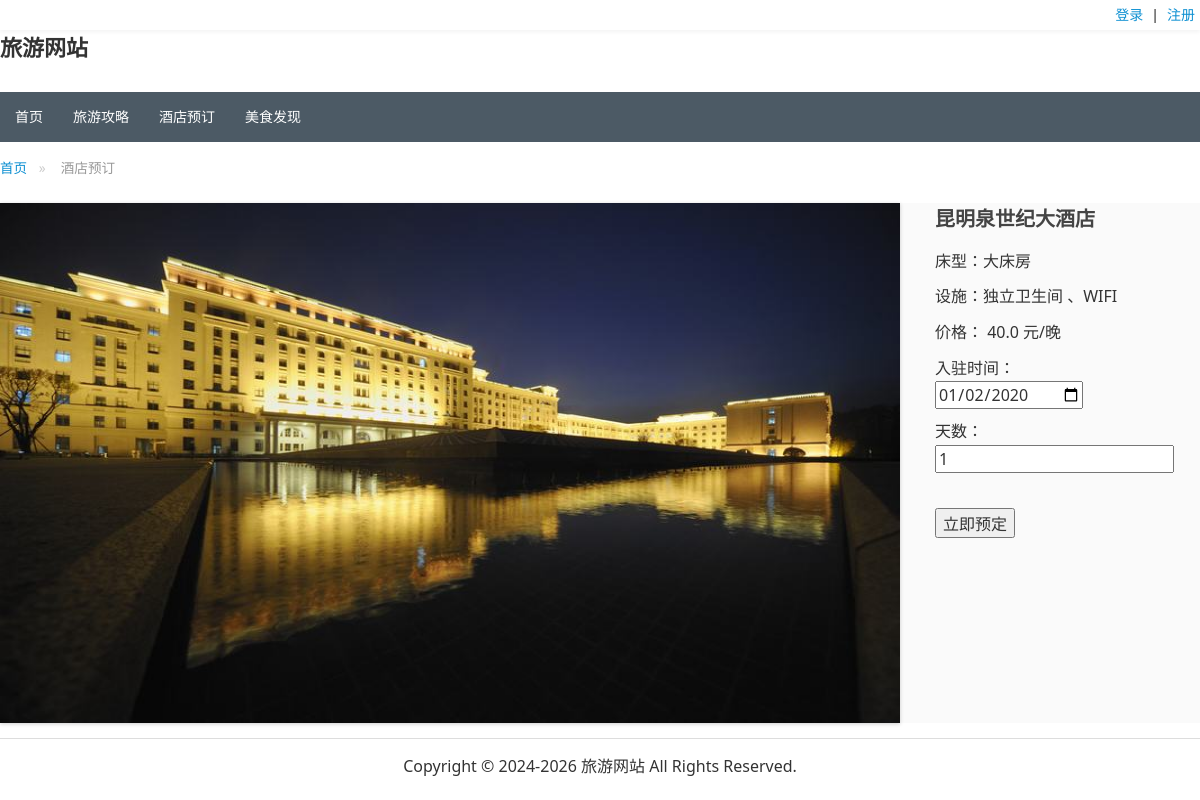
/live?id=1, run on the app's committed database.
### tour/models.py (models this page shows, shortened)
class Hotel(models.Model):
    title = models.CharField(max_length=200,blank=True,null = False,verbose_name=u'酒店名称')
    pic = models.ImageField(upload_to="static/upload/",verbose_name=u'图片')
    intro = models.TextField(verbose_name=u'简介')
    price = models.FloatField(verbose_name=u'价格', default=0)
    tel=models.CharField(max_length=20,blank=True,verbose_name=u'电话')
    address = models.CharField(max_length=50, blank=True, null=True,verbose_name=u'地址')
    class Meta:
        verbose_name = '酒店'
        verbose_name_plural = verbose_name

### tour/views.py (the view)
# urls.py: url(r'^live', views.live),
def live(request):#酒店详情
    hid = request.GET.get('id', False)
    h = Hotel.objects.get(id=hid)
    return render(request, 'live.html',{'h':h})

### templates/live.html (shortened to what this page needs)
{% extends "base.html" %}
{% load static %}
{% block head %}
<link rel="stylesheet" href="{% static 'css/amazeui.min.css' %}" rel="stylesheet" type="text/css"/>
<link rel="stylesheet" href="{% static 'css/detail.css' %}" rel="stylesheet" type="text/css"/>
<link rel="stylesheet" href="{% static 'css/components/slider.min.css' %}" rel="stylesheet" type="text/css"/>
<link rel="stylesheet" href="{% static 'css/components/slidenav.min.css' %}" rel="stylesheet" type="text/css"/>
<link href="{% static 'css/components/notify.gradient.min.css' %}" rel="stylesheet" type="text/css">
{% endblock %}
{% block content %}
<div id="detail_html">
    <ol class="am-breadcrumb">
        <li><a href="/">首页</a></li>
        <li class="am-active"> 酒店预订 </li>
    </ol>
    <div id="detail_content">
        <div id="detail_slider" data-am-widget="slider" class="am-slider am-slider-c3"
             data-am-slider='{"controlNav":false}'>
            <ul class="am-slides">
                <li>
                    <img src="/{{ h.pic }}">
                </li>
                </ul>
            </div>
            <div id="detail_slider_describe">
                <div style="max-height: 415px">
                    <h2 >{{ h.title }}</h2>
                    <div class="countbox">
                        <div class="c_item">床型：大床房 </div>
                        <div class="c_item">设施：独立卫生间 、WIFI </div>
                        <div class="c_item">价格： {{ h.price }} 元/晚 </div>
                        <form action="/orders" method="post">
                        <div class="c_item">入驻时间：
                            <br>
                            <input type="date" name='date' value="2020-01-02">
                         </div>
                        <div class="c_item">天数： <br>
                            <input type="text" name='num' value="1">  </div>
                            <div>
                                <br>
                           <button class="submit_btn" type="submit"> 立即预定 </button>
                            </div>
                            </form>
                    </div>
                </div>
            </div>
    </div>
</div>
{% endblock content %}

### static/css/common.css (style rules this page uses)
html, body { width: 100%; background: #FFFFFF; margin: 0; padding: 0; }

### static/css/detail.css (style rules this page uses)
#detail_html { width: 1200px; margin: 0 auto; }
#detail_html ol { margin: 5px 0 15px; padding-left: 0; }
#detail_content { width: 1200px; margin: 0 auto 0; background: #FAFAFA; position: relative; }
#detail_slider { width:900px; height: 520px; float: left; }
#detail_slider img { height: 520px; }
#detail_slider_describe { width: 300px; height: 100%; float: right; padding-left: 35px; }
.c_item { margin-bottom: 10px; }

### data on the page
Hotel: pic (picture), title "昆明泉世纪大酒店", price "40.0"
